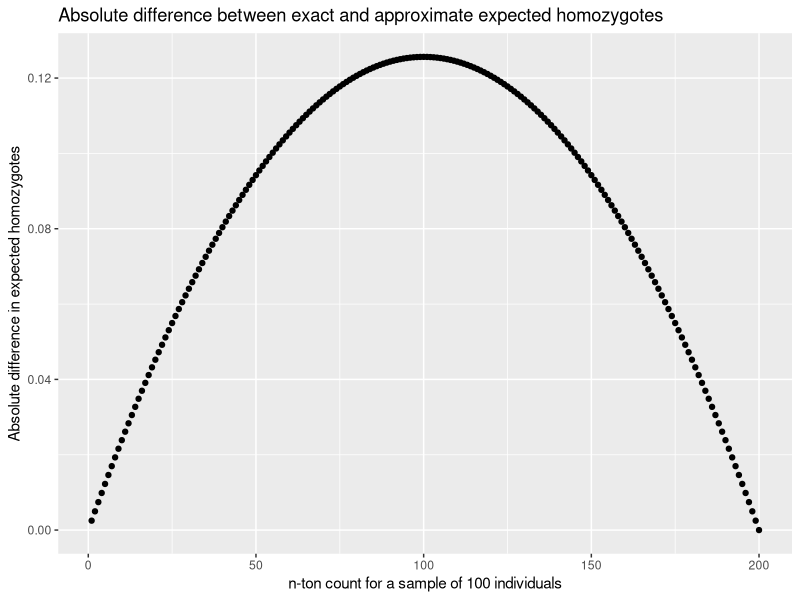
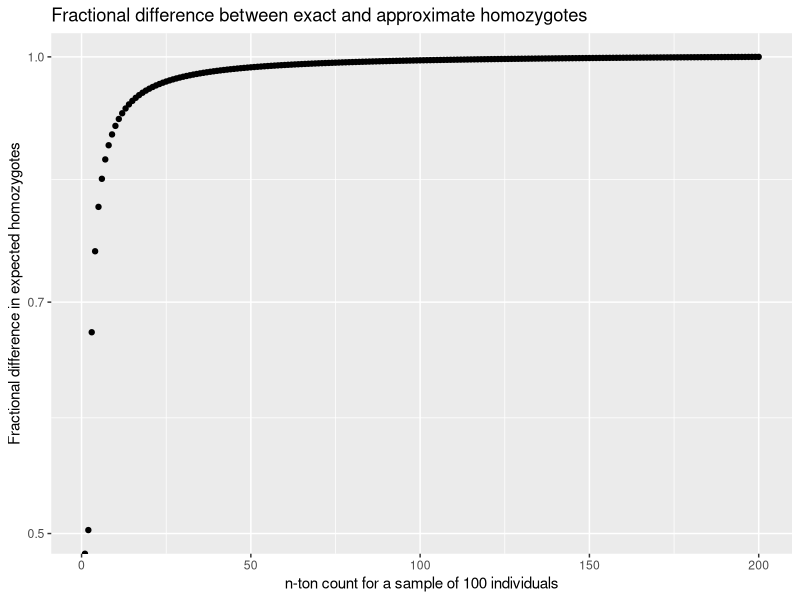
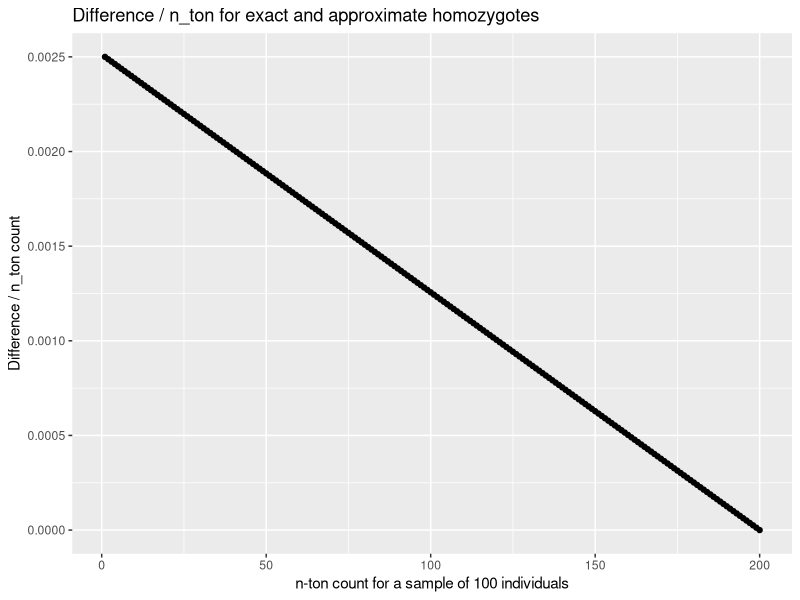
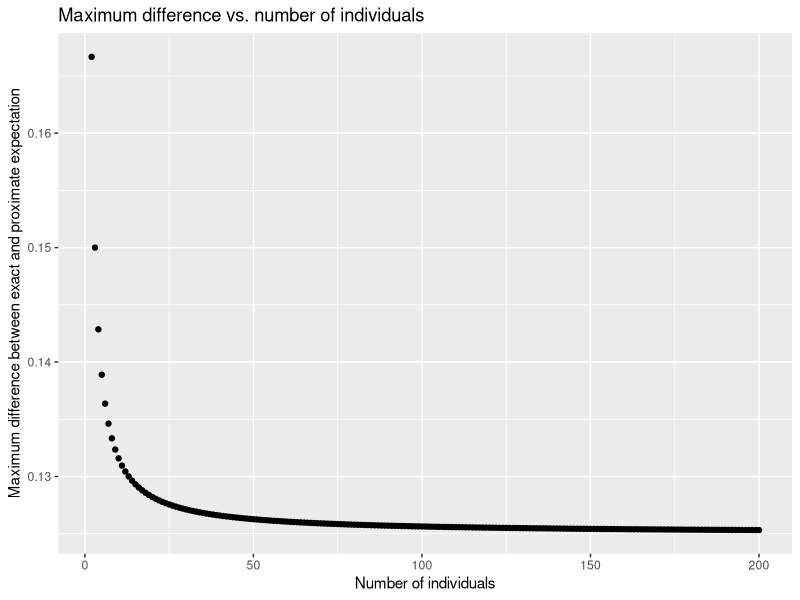
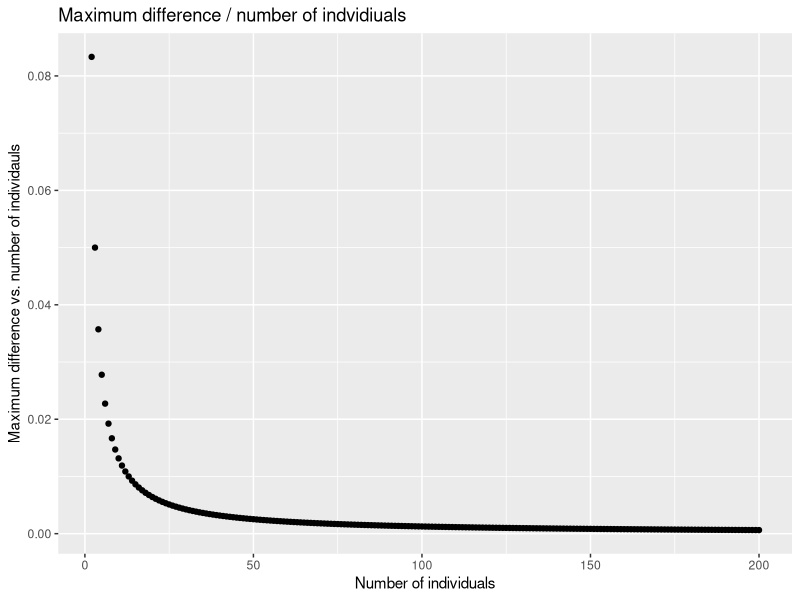

Write the R code that produced these figures, in order. (Note: this script raises an error after producing the figures.)
library(ggplot2)
setwd("C:/Users/jonat/Desktop/GitHub/RDM_HW")

exact_vs_approx = read.csv('./Data/exact_vs_approximate_exp_homo_b.csv')
max_diff_data = read.csv('./Data/exact_vs_approximate_max_diff.csv')

p_exact_vs_approx_diff <- ggplot(data=exact_vs_approx, aes(x=n_ton, y=diff)) +
  geom_point(color='black') +
  ggtitle('Absolute difference between exact and approximate expected homozygotes') +
  xlab('n-ton count for a sample of 100 individuals') +
  ylab('Absolute difference in expected homozygotes')
  
p_exact_vs_approx_diff

p_exact_vs_approx_fraction <- ggplot(data=exact_vs_approx, aes(x=n_ton, y=fraction)) +
  geom_point(color='black') +
  ggtitle('Fractional difference between exact and approximate homozygotes') +
  xlab('n-ton count for a sample of 100 individuals') +
  ylab('Fractional difference in expected homozygotes') +
  scale_y_continuous(trans='log10')
p_exact_vs_approx_fraction

p_exact_vs_approx_percent_diff <- ggplot(data=exact_vs_approx, aes(x=n_ton, y=percent_diff)) +
  geom_point(color='black') +
  ggtitle('Difference / n_ton for exact and approximate homozygotes') +
  xlab('n-ton count for a sample of 100 individuals') +
  ylab('Difference / n_ton count')
p_exact_vs_approx_percent_diff

p_max_diff <- ggplot(data=max_diff_data, aes(x=num_ind, y=max_diff)) +
  geom_point(color='black') +
  ggtitle('Maximum difference vs. number of individuals') +
  xlab('Number of individuals') +
  ylab('Maximum difference between exact and proximate expectation')
p_max_diff

p_fractional_max_diff <- ggplot(data=max_diff_data, aes(x=num_ind, fractional_max_diff)) +
  geom_point(color='black') +
  ggtitle('Maximum difference / number of indvidiuals') +
  xlab('Number of individuals') +
  ylab('Maximum difference vs. number of individauls')
p_fractional_max_diff

s_0_rec_10 = read.csv('./Data/s_0_rec/sample_10_summary.csv')

s_0_001_add_1000 = read.csv('./Data/s_0_001_add/sample_1000_summary.csv') # 0_001_add_1000
s_0_001_rec_1000 = read.csv('./Data/s_0_001_rec/sample_1000_summary.csv') # 0_001_rec_1000
s_0_01_add_1000 = read.csv('./Data/s_0_01_add/sample_1000_summary.csv') # 0_01_add_1000
s_0_01_rec_1000 = read.csv('./Data/s_0_01_rec/sample_1000_summary.csv') # 0_01_rec_1000
s_0_1_add_1000 = read.csv('./Data/s_0_1_add/sample_1000_summary.csv') # 0_1_add_1000
s_0_1_rec_1000 = read.csv('./Data/s_0_1_rec/sample_1000_summary.csv') # 0_1_rec_1000
s_0_add_1000 = read.csv('./Data/s_0_add/sample_1000_summary.csv') # 0_1000
s_0_rec_1000 = read.csv('./Data/s_0_rec/sample_1000_summary.csv') # 0_1000
# chi-squared p-values
chi_p_s_0_add_1000 = s_0_add_1000$chi_pr_values
chi_p_s_0_001_add_1000 = s_0_001_add_1000$chi_pr_values
chi_p_s_0_01_add_1000 = s_0_01_add_1000$chi_pr_values
chi_p_s_0_1_add_1000 = s_0_1_add_1000$chi_pr_values
chi_p_s_0_rec_1000 = s_0_rec_1000$chi_pr_values
chi_p_s_0_001_rec_1000 = s_0_001_rec_1000$chi_pr_values
chi_p_s_0_01_rec_1000 = s_0_01_rec_1000$chi_pr_values
chi_p_s_0_1_rec_1000 = s_0_1_rec_1000$chi_pr_values

# fisher p-values (leq)
fisher_p_s_0_add_1000 = s_0_add_1000$fisher_p_n_homo_leq
fisher_p_s_0_001_add_1000 = s_0_001_add_1000$fisher_p_n_homo_leq
fisher_p_s_0_01_add_1000 = s_0_01_add_1000$fisher_p_n_homo_leq
fisher_p_s_0_1_add_1000 = s_0_1_add_1000$fisher_p_n_homo_leq
fisher_p_s_0_rec_1000 = s_0_rec_1000$fisher_p_n_homo_leq
fisher_p_s_0_001_rec_1000 = s_0_001_rec_1000$fisher_p_n_homo_leq
fisher_p_s_0_01_rec_1000 = s_0_01_rec_1000$fisher_p_n_homo_leq
fisher_p_s_0_1_rec_1000 = s_0_1_rec_1000$fisher_p_n_homo_leq

log_chi_p_s_0_add_1000 = -log10(sort(chi_p_s_0_add_1000))
log_chi_p_s_0_rec_1000 = -log10(sort(chi_p_s_0_rec_1000))
log_chi_p_s_0_001_add_1000 = -log10(sort(chi_p_s_0_001_add_1000))
log_chi_p_s_0_001_rec_1000 = -log10(sort(chi_p_s_0_001_rec_1000))
log_chi_p_s_0_01_add_1000 = -log10(sort(chi_p_s_0_01_add_1000))
log_chi_p_s_0_01_rec_1000 = -log10(sort(chi_p_s_0_01_rec_1000))
log_chi_p_s_0_1_add_1000 = -log10(sort(chi_p_s_0_1_add_1000))
log_chi_p_s_0_1_rec_1000 = -log10(sort(chi_p_s_0_1_rec_1000))

log_fisher_p_s_0_add_1000 = -log10(sort(fisher_p_s_0_add_1000))
log_fisher_p_s_0_rec_1000 = -log10(sort(fisher_p_s_0_rec_1000))
log_fisher_p_s_0_001_add_1000 = -log10(sort(fisher_p_s_0_001_add_1000))
log_fisher_p_s_0_001_rec_1000 = -log10(sort(fisher_p_s_0_001_rec_1000))
log_fisher_p_s_0_01_add_1000 = -log10(sort(fisher_p_s_0_01_add_1000))
log_fisher_p_s_0_01_rec_1000 = -log10(sort(fisher_p_s_0_01_rec_1000))
log_fisher_p_s_0_1_add_1000 = -log10(sort(fisher_p_s_0_1_add_1000))
log_fisher_p_s_0_1_rec_1000 = -log10(sort(fisher_p_s_0_1_rec_1000))

y_axis_0_001_add_1000 = -log10(1:nrow(s_0_001_add_1000) / nrow(s_0_001_add_1000))
y_axis_0_01_add_1000 = -log10(1:nrow(s_0_01_add_1000) / nrow(s_0_01_add_1000))
y_axis_0_1_add_1000 = -log10(1:nrow(s_0_1_add_1000) / nrow(s_0_1_add_1000))
y_axis_0_1000 = -log10(1:nrow(s_0_add_1000) / nrow(s_0_add_1000))
y_axis_0_001_rec_1000 = -log10(1:nrow(s_0_001_rec_1000) / nrow(s_0_001_rec_1000))
y_axis_0_01_rec_1000 = -log10(1:nrow(s_0_01_rec_1000) / nrow(s_0_01_rec_1000))
y_axis_0_1_rec_1000 = -log10(1:nrow(s_0_1_rec_1000) / nrow(s_0_1_rec_1000))

data_0_001_add_1000 = data.frame(y_axis_0_001_add_1000, log_chi_p_s_0_001_add_1000, log_fisher_p_s_0_001_add_1000)
data_0_1000 = data.frame(y_axis_0_1000, log_chi_p_s_0_add_1000, log_chi_p_s_0_rec_1000,log_fisher_p_s_0_add_1000, log_fisher_p_s_0_rec_1000)
data_0_001_rec_1000 = data.frame(y_axis_0_001_rec_1000, log_chi_p_s_0_001_rec_1000, log_fisher_p_s_0_001_rec_1000)
data_0_01_add_1000 = data.frame(y_axis_0_01_add_1000, log_chi_p_s_0_01_add_1000, log_fisher_p_s_0_01_add_1000)
data_0_1_add_1000 = data.frame(y_axis_0_1_add_1000, log_chi_p_s_0_1_add_1000, log_fisher_p_s_0_1_add_1000)
data_0_01_rec_1000 = data.frame(y_axis_0_01_rec_1000, log_chi_p_s_0_01_rec_1000, log_fisher_p_s_0_01_rec_1000)
data_0_1_rec_1000 = data.frame(y_axis_0_1_rec_1000, log_chi_p_s_0_1_rec_1000, log_fisher_p_s_0_1_rec_1000)

p_0_001_add_1000 = ggplot(data=data_0_001_add_1000, aes(y=log_chi_p_s_0_001_add_1000, x=y_axis_0_001_add_1000, color='chi_additive')) + 
  geom_point() +
  geom_point(aes(y=log_fisher_p_s_0_001_add_1000, x=y_axis_0_001_add_1000, color='fisher_additive')) +
  xlab('-log10 of expected p-values') + 
  ylab('-log10 of observed p-values') + 
  scale_color_manual(values=c('blue', 'green'),
                     name='P-value calculation',
                     breaks=c('chi_additive', 'fisher_additive'),
                     labels=c('chi_additive', 'fisher_additive')) +
  ggtitle('s = 0.001') +
  geom_abline(slope=1) +
  xlim(0, 4) +
  ylim(0, 4) +
  geom_hline(color = 'red', yintercept = -log10(0.05))
p_0_001_add_1000

p_0_001_rec_1000 = ggplot(data=data_0_001_rec_1000, aes(y=log_chi_p_s_0_001_rec_1000, x=y_axis_0_001_rec_1000, color='chi_recessive')) + 
  geom_point() +
  geom_point(aes(y=log_fisher_p_s_0_001_rec_1000, x=y_axis_0_001_rec_1000, color='fisher_recessive')) +
  xlab('-log10 of expected p-values') + 
  ylab('-log10 of observed p-values') + 
  scale_color_manual(values=c('blue', 'green'),
                     name='P-value calculation',
                     breaks=c('chi_recessive', 'fisher_recessive'),
                     labels=c('chi_recessive', 'fisher_recessive')) +
  ggtitle('s = 0.001') +
  geom_abline(slope=1) +
  xlim(0, 3) +
  ylim(0, 3) +
  geom_hline(color = 'red', yintercept = -log10(0.05))
p_0_001_rec_1000

p_0_1000 = ggplot(data=data_0_1000, aes(y=log_chi_p_s_0_add_1000, x=y_axis_0_1000, color='chi_additive')) + 
  geom_point(shape=3) +
  geom_point(aes(y=log_fisher_p_s_0_add_1000, x=y_axis_0_1000, color='fisher_additive'), shape=3) +
  geom_point(aes(y=log_chi_p_s_0_rec_1000, x=y_axis_0_1000, color='chi_recessive'), shape=4) +
  geom_point(aes(y=log_fisher_p_s_0_rec_1000, x=y_axis_0_1000, color='fisher_recessive'), shape=4) +
  xlab('-log10 of expected p-values') + 
  ylab('-log10 of observed p-values') + 
  scale_color_manual(values=c('blue', 'green', 'purple', 'orange'),
                     name='P-value calculation',
                     breaks=c('chi_additive', 'fisher_additive', 'chi_recessive', 'fisher_recessive'),
                     labels=c('chi_additive', 'fisher_additive', 'chi_recessive', 'fisher_recessive')) +
  ggtitle('s = 0') +
  geom_abline(slope=1) +
  xlim(0, 4) +
  ylim(0, 4) +
  geom_hline(color = 'red', yintercept = -log10(0.05))
p_0_1000

p_0_01_add_1000 = ggplot(data=data_0_01_add_1000, aes(y=log_chi_p_s_0_01_add_1000, x=y_axis_0_01_add_1000, color='chi_additive')) + 
  geom_point() +
  geom_point(aes(y=log_fisher_p_s_0_01_add_1000, x=y_axis_0_01_add_1000, color='fisher_additive')) +
  xlab('-log10 of expected p-values') + 
  ylab('-log10 of observed p-values') + 
  scale_color_manual(values=c('blue', 'green'),
                     name='P-value calculation',
                     breaks=c('chi_additive', 'fisher_additive'),
                     labels=c('chi_additive', 'fisher_additive')) +
  ggtitle('s = 0.01') +
  geom_abline(slope=1) +
  xlim(0, 4) +
  ylim(0, 4) +
  geom_hline(color = 'red', yintercept = -log10(0.05))
p_0_01_add_1000

p_0_1_add_1000 = ggplot(data=data_0_1_add_1000, aes(y=log_chi_p_s_0_1_add_1000, x=y_axis_0_1_add_1000, color='chi_additive')) + 
  geom_point() +
  geom_point(aes(y=log_fisher_p_s_0_1_add_1000, x=y_axis_0_1_add_1000, color='fisher_additive')) +
  xlab('-log10 of expected p-values') + 
  ylab('-log10 of observed p-values') + 
  scale_color_manual(values=c('blue', 'green'),
                     name='P-value calculation',
                     breaks=c('chi_additive', 'fisher_additive'),
                     labels=c('chi_additive', 'fisher_additive')) +
  ggtitle('s = 0.1') +
  geom_abline(slope=1) +
  xlim(0, 2) + 
  ylim(0, 2) +
  geom_hline(color = 'red', yintercept = -log10(0.05))
p_0_1_add_1000

p_0_1_rec_1000 = ggplot(data=data_0_1_rec_1000, aes(y=log_chi_p_s_0_1_rec_1000, x=y_axis_0_1_rec_1000, color='chi_recessive')) + 
  geom_point() +
  geom_point(aes(y=log_fisher_p_s_0_1_rec_1000, x=y_axis_0_1_rec_1000, color='fisher_recessive')) +
  xlab('-log10 of expected p-values') + 
  ylab('-log10 of observed p-values') + 
  scale_color_manual(values=c('blue', 'green'),
                     name='P-value calculation',
                     breaks=c('chi_recessive', 'fisher_recessive'),
                     labels=c('chi_recessive', 'fisher_recessive')) +
  ggtitle('s = 0.1') +
  geom_abline(slope=1) +
  xlim(0, 3)+ 
  ylim(0, 3) +
  geom_hline(color = 'red', yintercept = -log10(0.05))
p_0_1_rec_1000

p_0_01_rec_1000 = ggplot(data=data_0_01_rec_1000, aes(y=log_chi_p_s_0_01_rec_1000, x=y_axis_0_01_rec_1000, color='chi_recessive')) + 
  geom_point() +
  geom_point(aes(y=log_fisher_p_s_0_01_rec_1000, x=y_axis_0_01_rec_1000, color='fisher_recessive')) +
  xlab('-log10 of expected p-values') + 
  ylab('-log10 of observed p-values') + 
  scale_color_manual(values=c('blue', 'green'),
                     name='P-value calculation',
                     breaks=c('chi_recessive', 'fisher_recessive'),
                     labels=c('chi_recessive', 'fisher_recessive')) +
  ggtitle('s = 0.01') +
  geom_abline(slope=1) +
  xlim(0, 3) +
  ylim(0, 3) +
  geom_hline(color = 'red', yintercept = -log10(0.05))
p_0_01_rec_1000

s_0_rec_10$allele_count = as.factor(s_0_rec_10$allele_count)
p_fisher_boxplot = ggplot(data=s_0_rec_10, aes(x=allele_count, y=fisher_p_n_homo_leq)) + 
  geom_boxplot() +
  ggtitle("s=0, Fisher's Exact Test") +
  xlab('allele count') +
  ylab('p-values')
p_fisher_boxplot

p_chi_boxplot = ggplot(data=s_0_rec_10, aes(x=allele_count, y=chi_pr_values)) +
  geom_boxplot() +
  ggtitle("s=0, chi-squared Test") +
  xlab('allele count') +
  ylab('p-values')
p_chi_boxplot
